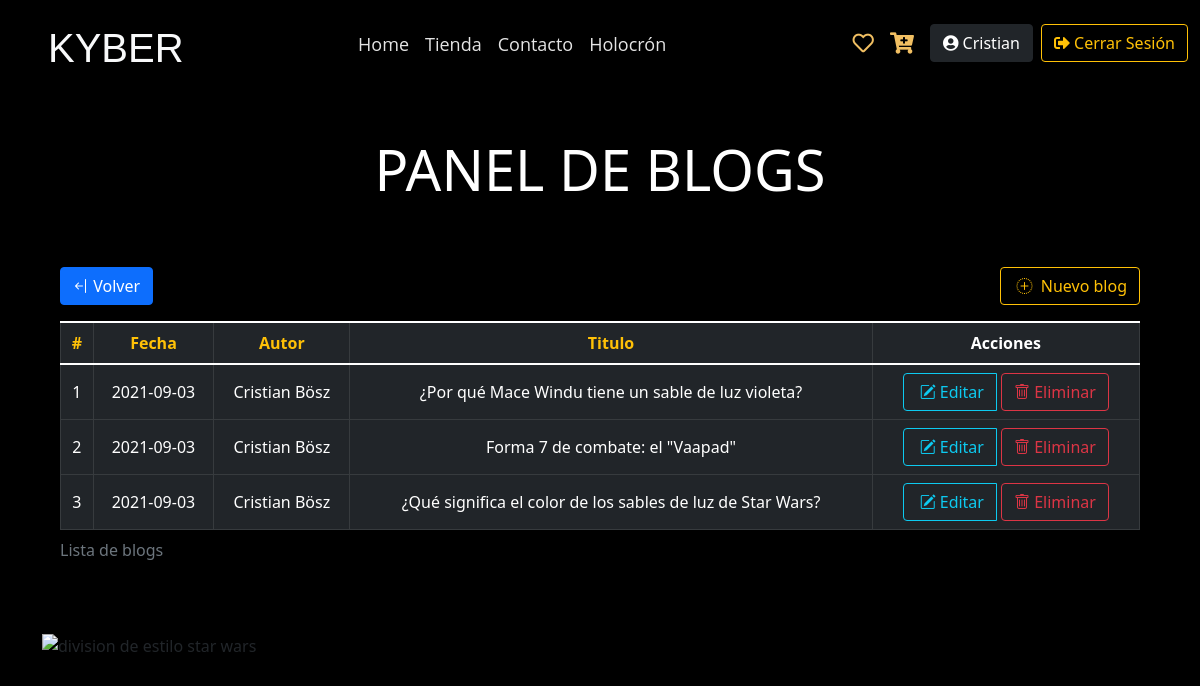
/panel/panel.php?seccion=listado_blogs&status=error (signed in), run on the app's committed database.
### tables this page shows
CREATE TABLE IF NOT EXISTS blog
(
    blog_id     INT UNSIGNED AUTO_INCREMENT NOT NULL PRIMARY KEY,
    fecha         DATE                        NOT NULL,
    autor         VARCHAR(80)                 NOT NULL,
    titulo        VARCHAR(80)                 NOT NULL,
    intro         VARCHAR(200)                NOT NULL,
    descripcion   TEXT                        NOT NULL,
    img_miniatura VARCHAR(80)                 NOT NULL,
    img_principal VARCHAR(80)                 NOT NULL,
    video         VARCHAR(300)                NULL
);

### panel/secciones/listado_blogs.php (the view, shortened to what this page needs)
<?php
$orden = '';
$select_blog_panel = "SELECT blog_id, fecha, autor, titulo
FROM blog
$orden;";
$resSelect_blog_panel = mysqli_query($cnx, $select_blog_panel);
?>
<section class="p-5 m-0">
    <h2 class="display-4 text-center text-white mb-5">PANEL DE BLOGS</h2>
  <div class="container">
    <div class="row m-0 p-0">
        <div class="col-12 m-0 p-0">
             <a class="btn btn-primary my-3" href="panel.php?seccion=inicio" role="button"><i class="bi bi-arrow-bar-left"></i> Volver</a>
            <a href="panel.php?seccion=alta_blogs" class="btn btn-outline-warning float-end my-3"><i class="bi bi-plus-circle-dotted mx-1"></i> Nuevo blog </a>
            <div class="table-responsive">
                <table class="table align-middle table-bordered table-dark table-hover ">
                <caption>Lista de blogs</caption>
                <thead class="text-center">
                        <tr>
                            <th><a href="panel.php?seccion=listado_blogs&columna=blog_id&orden=ASC" class="text-warning text-decoration-none">#</a></th>
                            <th><a href="panel.php?seccion=listado_blogs&columna=fecha&orden=ASC" class="text-warning text-decoration-none">Fecha</a></th>
                            <th><a href="panel.php?seccion=listado_blogs&columna=autor&orden=ASC" class="text-warning text-decoration-none">Autor</a></th>
                            <th><a href="panel.php?seccion=listado_blogs&columna=titulo&orden=ASC" class="text-warning text-decoration-none">Titulo</a></th>
                            <th>Acciones</th>
                        </tr>
                    </thead>
                    <tbody>
                    <?php
                    while ($data = mysqli_fetch_assoc($resSelect_blog_panel)):
                    ?>
                                <tr class="text-center">
                                    <td class="text-center"><?= $data['blog_id'] ?></td>
                                    <td><?= $data['fecha'] ?></td>
                                    <td><?= ucfirst($data['autor']) ?></td>
                                   <td><?= ucfirst($data['titulo']) ?></td>
                                    <td class="text-center">
                                    <div class="btn-group">
                                    <a class="btn btn-outline-info me-1" href="panel.php?seccion=alta_blogs&id=<?= $data['blog_id'] ?>" role="button"><i class="bi bi-pencil-square mx-1"></i>Editar</a>
                                                <form action="procesos/p_baja_blog.php" method="POST">
                                                            <button class="btn btn-outline-danger" type="submit">
                                                            <i class="bi bi-trash"></i> Eliminar</button>
                                                </form>
                                        </div>
                                    </td>
                                </tr>
                    <?php
                    endwhile;
                    ?>
                    </tbody>
                </table>
            </div>
        </div>
    </div>
    </div>
</section>

### css/estilos.css (style rules this page uses)
html { background-color: black !important; color: black !important; }

### data on the page
blog: blog_id "1", fecha "2021-09-03", autor "Cristian Bösz", titulo "¿Por qué Mace Windu tiene un sable de luz violeta?"
blog: blog_id "2", fecha "2021-09-03", autor "Cristian Bösz", titulo "Forma 7 de combate: el \"Vaapad\""
blog: blog_id "3", fecha "2021-09-03", autor "Cristian Bösz", titulo "¿Qué significa el color de los sables de luz de Star Wars?"

### other printed values
$boton "Home"
$boton "Tienda"
$boton "Contacto"
$boton "Holocrón"
$_SESSION['usuario']['nombre'] "Cristian"
